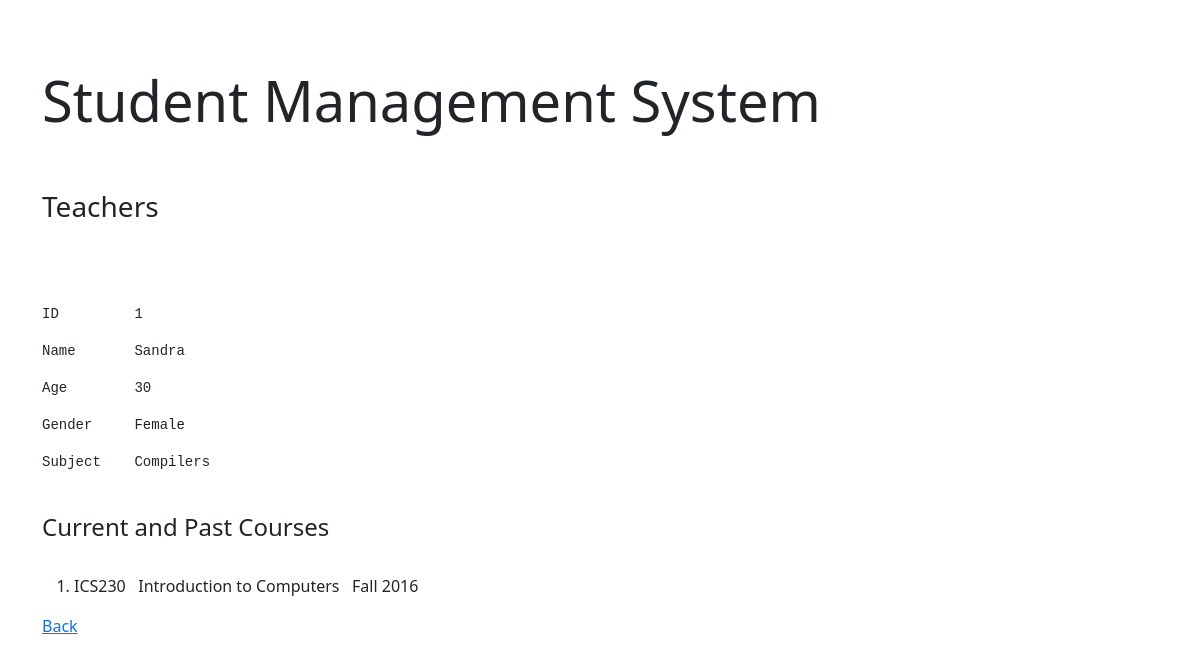
Page /view_teacher/1 on the earlier database version.
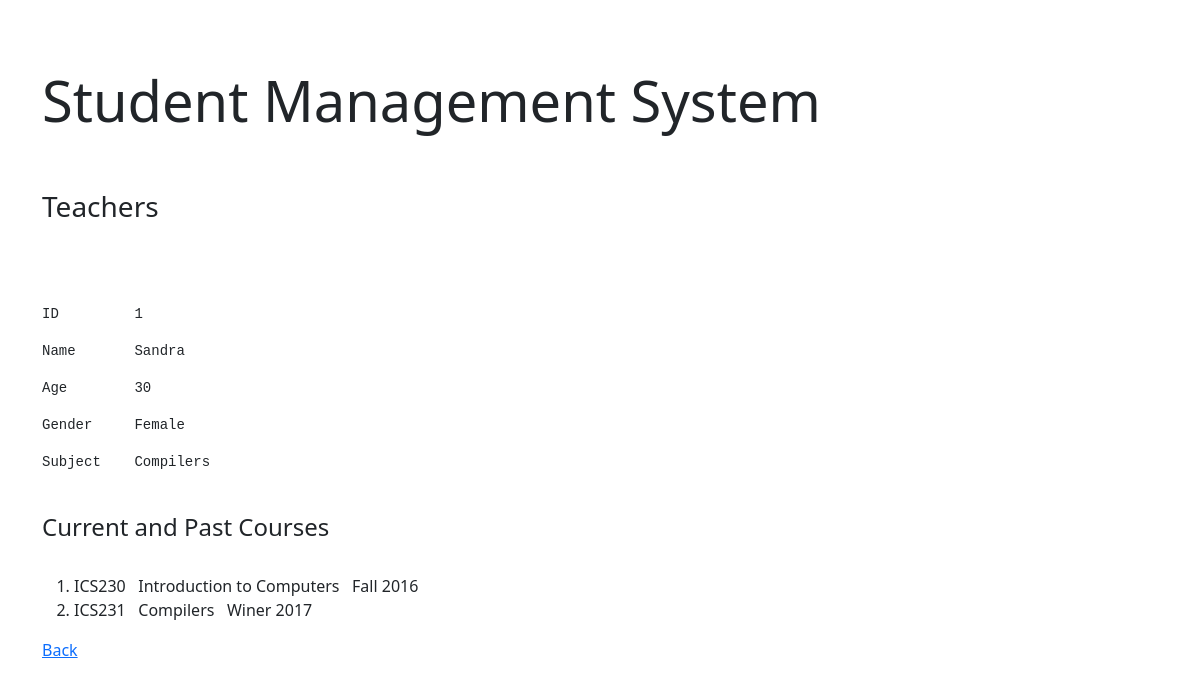
Same page on the later database version.
### tables this page shows
CREATE TABLE "teacher" (
	"id"	INTEGER,
	"name"	TEXT NOT NULL,
	"age"	INTEGER NOT NULL,
	"gender"	TEXT NOT NULL,
	"subject"	TEXT NOT NULL,
	PRIMARY KEY("id" AUTOINCREMENT)
);

CREATE TABLE "teacher_course" (
	"tid"	INTEGER NOT NULL,
	"cid"	TEXT NOT NULL,
	"cname"	TEXT NOT NULL,
	"semester"	TEXT NOT NULL,
	FOREIGN KEY("cname") REFERENCES "course"("name"),
	FOREIGN KEY("tid") REFERENCES "teacher"("id"),
	FOREIGN KEY("cid") REFERENCES "course"("code")
);

### main.py (the view)
@app.route('/view_teacher/<int:tid>')
def viewparticularteacher(tid):
    con = sqlite3.connect("test.sqlite3")
    cur = con.cursor()
    cur.execute("select * from teacher where id=?",(tid,))
    ans = cur.fetchall()
    cur.execute("select * from teacher_course where tid=?",(tid,))
    ans2 = cur.fetchall()
    return render_template('viewteacherparticular.html',teacher = ans,teacher_course = ans2)

### main.py (called while the page is built)
@app.before_request
def before_request():
    g.user=None
    if 'user' in session:
        g.user = session['user']

### TEMPLATES/viewteacherparticular.html (shortened to what this page needs)
<!DOCTYPE html>
<html>
    <head>
        <link href="https://cdn.jsdelivr.net/npm/bootstrap@5.1.3/dist/css/bootstrap.min.css" rel="stylesheet">
    </head>
    <body>
        <div class="container">
            <div class="jumbotron">
                <h1 class="display-4"><br>Student Management System</h1>
            </div>
            <br><br><h3>Teachers</h3>
                <div class="col-md-8">
                    <br><br><br>
                    <pre>ID         {{teacher[0][0]}}<br></pre>
                    <pre>Name       {{teacher[0][1]}}<br></pre>
                    <pre>Age        {{teacher[0][2]}}<br></pre>
                    <pre>Gender     {{teacher[0][3]}}<br></pre>
                    <pre>Subject    {{teacher[0][4]}}<br></pre>
                    <br>
                    <h4>Current and Past Courses</h4><br>
                    <ol>
                        {%for i in teacher_course%}
                            <li>{{i[1]}} &nbsp; {{i[2]}} &nbsp; {{i[3]}}</li>
                        {% endfor %}
                    </ol>
                </div>
                <a href="/home">Back</a>
            </div>
    </body>
</html>

Differences in the rows shown:
added teacher_course: cid "ICS231", cname "Compilers", semester "Winer 2017"
